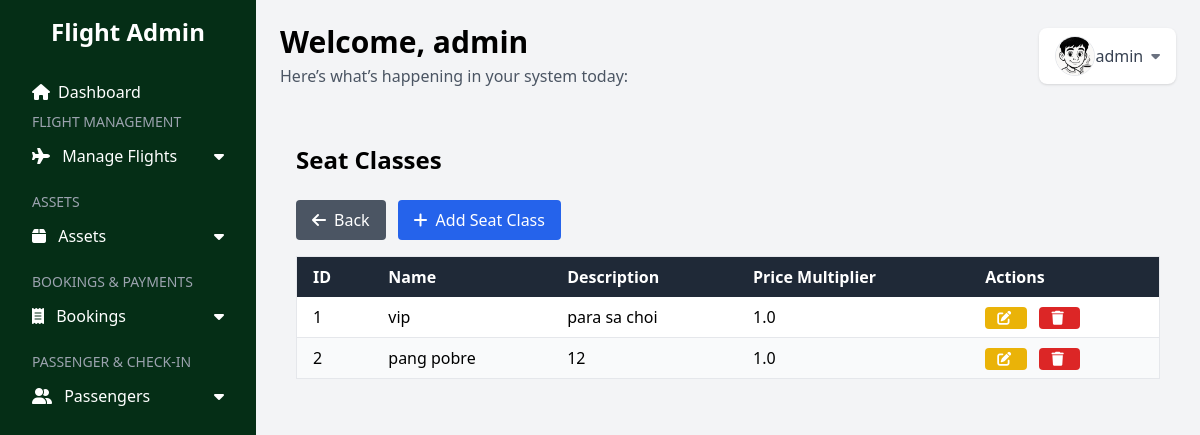
The app's page /seat_classes (signed in) with its own data.
### web/models.py (models this page shows)
class User(db.Model, UserMixin):
    id = db.Column(db.Integer, primary_key=True)
    username = db.Column(db.String(225), unique=True, nullable=False)
    password = db.Column(db.String(225), nullable=False)
    profile_image = db.Column(db.String(255), nullable=True, default='default.png')  # default image

class SeatClass(db.Model):
    __tablename__ = 'seat_class'
    id = db.Column(db.Integer, primary_key=True)
    name = db.Column(db.String(50), nullable=False)
    description = db.Column(db.String(255))
    price_multiplier = db.Column(db.Float, nullable=False, default=1.0)
    seats = db.relationship('FlightSeat', back_populates='seat_class')

### web/views.py (the view)
@views.route('/seat_classes')
@login_required
def seat_classes():
    classes = SeatClass.query.all()
    return render_template('seat_classes/seat_classes.html', classes=classes)

### web/__init__.py (called while the page is built)
def create_app():
    app = Flask(__name__)
    app.config['SECRET_KEY'] = "secret_key"
    app.config['SQLALCHEMY_DATABASE_URI'] = f'sqlite:///{DB_NAME}'
    db.init_app(app)
    from .views import views
    from .auth import auth
    app.register_blueprint(views, url_prefix="/")
    app.register_blueprint(auth, url_prefix="/")
    from .models import User
    create_database(app)
    login_manager = LoginManager()
    login_manager.login_view = 'auth.login'
    login_manager.init_app(app)
    @login_manager.user_loader
    def load_user(id):
        return User.query.get(int(id))
    return app

### web/templates/seat_classes/seat_classes.html
{% extends 'base.html' %}
{% block content %}
<div class="max-w-6xl mx-auto px-4 py-8">
    <h2 class="text-2xl font-bold mb-6">Seat Classes</h2>
    <div class="mb-4 flex flex-wrap gap-3">
        <a href="{{ url_for('views.dashboard') }}" class="inline-flex items-center bg-gray-600 hover:bg-gray-700 text-white px-4 py-2 rounded">
            <i class="fas fa-arrow-left mr-2"></i> Back
        </a>
        <a href="{{ url_for('views.add_seat_class') }}" class="inline-flex items-center bg-blue-600 hover:bg-blue-700 text-white px-4 py-2 rounded">
            <i class="fas fa-plus mr-2"></i> Add Seat Class
        </a>
    </div>
    <div class="overflow-x-auto">
        <table class="min-w-full bg-white shadow border rounded-lg">
            <thead class="bg-gray-800 text-white">
                <tr>
                    <th class="px-4 py-2 text-left">ID</th>
                    <th class="px-4 py-2 text-left">Name</th>
                    <th class="px-4 py-2 text-left">Description</th>
                    <th class="px-4 py-2 text-left">Price Multiplier</th>
                    <th class="px-4 py-2 text-left">Actions</th>
                </tr>
            </thead>
            <tbody class="divide-y divide-gray-200">
                {% for cls in classes %}
                <tr class="hover:bg-gray-100 even:bg-gray-50">
                    <td class="px-4 py-2">{{ cls.id }}</td>
                    <td class="px-4 py-2">{{ cls.name }}</td>
                    <td class="px-4 py-2">{{ cls.description or '-' }}</td>
                    <td class="px-4 py-2">{{ cls.price_multiplier }}</td>
                    <td class="px-4 py-2 space-x-2">
                        <a href="{{ url_for('views.edit_seat_class', id=cls.id) }}" class="inline-flex items-center px-3 py-1 bg-yellow-500 hover:bg-yellow-600 text-white rounded text-sm">
                            <i class="fas fa-edit mr-1"></i>
                        </a>
                        <a href="{{ url_for('views.delete_seat_class', id=cls.id) }}" onclick="return confirm('Delete this seat class?');"
                           class="inline-flex items-center px-3 py-1 bg-red-600 hover:bg-red-700 text-white rounded text-sm">
                            <i class="fas fa-trash mr-1"></i>
                        </a>
                    </td>
                </tr>
                {% endfor %}
            </tbody>
        </table>
    </div>
</div>
{% endblock %}

### web/templates/base.html (shortened to what this page needs)
<!DOCTYPE html>
<html lang="en">
<head>
  <script src="https://cdn.tailwindcss.com"></script>
  <link href="https://cdnjs.cloudflare.com/ajax/libs/font-awesome/6.4.0/css/all.min.css" rel="stylesheet">
</head>
<body class="h-screen bg-gray-100 flex">
  <nav class="w-64 bg-green-950 text-white flex flex-col p-4 fixed h-full overflow-y-auto">
    <h4 class="text-center text-2xl font-bold mb-6">Flight Admin</h4>
    <a href="{{ url_for('views.dashboard') }}" class="flex justify-between items-center py-2 px-4 hover:bg-gray-700 rounded">
      <span class="flex items-center">
        <i class="fas fa-home mr-2"></i> Dashboard
      </span>
    </a>
    <div class="text-sm uppercase text-gray-400 px-4 mb-1">Flight Management</div>
    <button class="w-full text-left px-4 py-2 hover:bg-gray-700 flex justify-between items-center" onclick="toggleMenu('flightMgmt')">
      <span><i class="fas fa-plane mr-2"></i> Manage Flights</span><i class="fas fa-caret-down"></i>
    </button>
    <div class="text-sm uppercase text-gray-400 px-4 mt-4 mb-1">Assets</div>
    <button class="w-full text-left px-4 py-2 hover:bg-gray-700 flex justify-between items-center" onclick="toggleMenu('assets')">
      <span><i class="fas fa-box mr-2"></i> Assets</span><i class="fas fa-caret-down"></i>
    </button>
    <div class="text-sm uppercase text-gray-400 px-4 mt-4 mb-1">Bookings & Payments</div>
    <button class="w-full text-left px-4 py-2 hover:bg-gray-700 flex justify-between items-center" onclick="toggleMenu('bookings')">
      <span><i class="fas fa-receipt mr-2"></i> Bookings</span><i class="fas fa-caret-down"></i>
    </button>
    <div class="text-sm uppercase text-gray-400 px-4 mt-4 mb-1">Passenger & Check-In</div>
    <button class="w-full text-left px-4 py-2 hover:bg-gray-700 flex justify-between items-center" onclick="toggleMenu('passenger')">
      <span><i class="fas fa-user-friends mr-2"></i> Passengers</span><i class="fas fa-caret-down"></i>
    </button>
  </nav>
  <main class="ml-64 p-6 w-full overflow-y-auto">
    <div class="mb-6 flex justify-between items-center">
      <div>
        <h1 class="text-3xl font-bold mb-1">Welcome, {{ current_user.username }}</h1>
        <p class="text-gray-600">Here’s what’s happening in your system today:</p>
      </div>
      <div class="relative">
        <button onclick="toggleMenu('profileMenu')" class="flex items-center bg-white px-4 py-2 rounded-lg shadow hover:shadow-md transition">
          <img src="{{ url_for('static', filename='uploads/' + current_user.profile_image) }}"
            class="w-10 h-10 rounded-full object-cover border" alt="Profile Image">
          <span class="text-gray-700 font-medium">{{ current_user.username }}</span>
          <i class="fas fa-caret-down ml-2 text-sm text-gray-500"></i>
        </button>
      </div>
    </div>
    {% block content %}
    {% endblock %}
  </main>
</body>
</html>

### records on screen
User: username "admin", profile_image (picture)
SeatClass: id "1", name "vip", description "para sa choi", price_multiplier "1.0"
SeatClass: id "2", name "pang pobre", description "12", price_multiplier "1.0"
